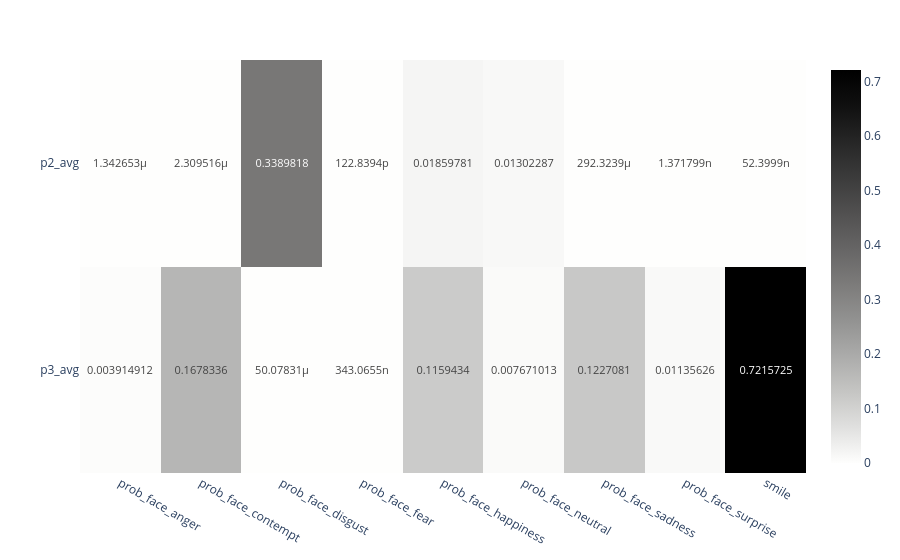

Notebook source saved alongside this figure:
### Code cell
fig_p

### Figure 1 — Plotly figure (JSON) as saved in the notebook; plotly's stock layout.template omitted (floating-point values rounded to 4 significant figures)
{"data": [{"coloraxis": "coloraxis", "hovertemplate": "x: %{x}<br>y: %{y}<br>color: %{z}<extra></extra>", "name": "0", "texttemplate": "%{z}", "type": "heatmap", "x": ["prob_face_anger", "prob_face_contempt", "prob_face_disgust", "prob_face_fear", "prob_face_happiness", "prob_face_neutral", "prob_face_sadness", "prob_face_surprise", "smile"], "xaxis": "x", "y": ["p2_avg", "p3_avg"], "yaxis": "y", "z": [[1.343e-06, 2.31e-06, 0.339, 1.228e-10, 0.0186, 0.01302, 0.0002923, 1.372e-09, 5.24e-08], [0.003915, 0.1678, 5.008e-05, 3.431e-07, 0.1159, 0.007671, 0.1227, 0.01136, 0.7216]]}], "layout": {"coloraxis": {"colorscale": [[0, "rgb(254, 254, 253)"], [0.09091, "rgb(224, 224, 223)"], [0.1818, "rgb(197, 197, 195)"], [0.2727, "rgb(171, 171, 170)"], [0.3636, "rgb(146, 146, 145)"], [0.4545, "rgb(124, 123, 122)"], [0.5455, "rgb(102, 101, 101)"], [0.6364, "rgb(81, 80, 80)"], [0.7273, "rgb(59, 59, 59)"], [0.8182, "rgb(38, 38, 38)"], [0.9091, "rgb(16, 16, 16)"], [1, "rgb(0, 0, 0)"]]}, "margin": {"t": 60}, "xaxis": {"anchor": "y", "domain": [0, 1]}, "yaxis": {"anchor": "x", "autorange": "reversed", "domain": [0, 1]}}}
